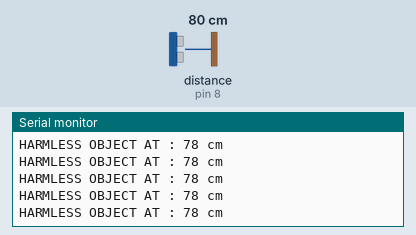
Recording of a sketch running on a simulated Arduino Uno, built with avr-gcc and run on an emulated ATmega328P. On the bench: the last lines printed to the serial monitor. Wiring (inferred from the names in the program): ultrasonic range finder: trigger pin 10; echo pin 8. The test bench sets the inputs (shaded band); at power-on: distance to the obstacle (sensor on pin 8) 80 cm. The echo pulse lasts 58.3 µs per cm.

Above: at 1.2 s.
1.3 s: distance to the obstacle (sensor on pin 8) set to 12 cm
At 2.1 s:
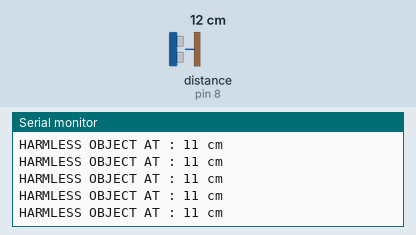
4.3 s: distance to the obstacle (sensor on pin 8) set to 9 cm
At 5.3 s:
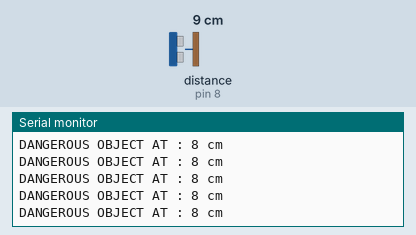
Timing chart, 0 to 7.3 s (numbered marks = the images above; inputs shaded):
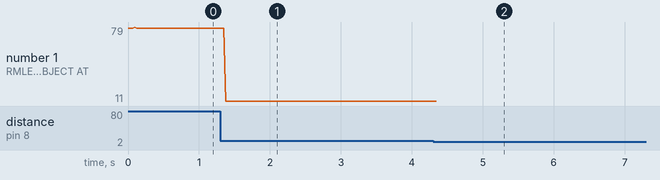

Measured:
- the behaviour switches between 11 and 10 cm on distance to the obstacle (sensor on pin 8) (found by bisection; images 1 and 2)
- after the input at 1.3 s, the serial monitor: prints a new line after 0.08 s (image 1)
- after the input at 4.3 s, the serial monitor: prints a new line after 0.07 s (image 2)
- plotted number 1: 78 → 11 after the input at 1.3 s

The sketch:

hc_sensor.ino
```cpp
/*  HC-S904 Sensor mounted on servo
 *  Add new instructions for second motor
 *  Author: John Glatts
 *  Initial code from https://howtomechatronics.com/tutorials/arduino/ultrasonic-sensor-hc-sr04/
 */
#include <Servo.h>

/* Declare pins */
const int trig_pin = 10;
const int echo_pin = 8;

/* Declare variables */
long duration;
int distance;

/* Setup pins */
void setup() {
    pinMode(trig_pin, OUTPUT);
    pinMode(echo_pin, INPUT);
    Serial.begin(9600);
}


/* Enable the LED and start the servo cycles */
void ledServo() {
    Serial.print("\n");
    Serial.print("DANGEROUS OBJECT AT : ");
    Serial.print(distance);
    Serial.print(" cm");
    Serial.print("\n");
}


/* Serial print for object at safe distance */
void harmless() {
    Serial.print("\n");
    Serial.print("HARMLESS OBJECT AT : ");
    Serial.print(distance);
    Serial.print(" cm");
    Serial.print("\n");
}


/* Determine if object is too close */
void checkDistance(int distance) {
    if (distance < 10) {
        ledServo();
    }
    else {
        harmless();
    }
}


// main body of program
void loop() {
    digitalWrite(trig_pin, LOW); // clear the trig_pin
    delayMicroseconds(2);

    digitalWrite(trig_pin, HIGH); // Set trig_pin on HIGH for 10 micro seconds
    delayMicroseconds(10);
    digitalWrite(trig_pin, LOW);
    duration = pulseIn(echo_pin, HIGH); // Reads the echoPin, returns the sound wave travel time in microseconds

    // Calculate distance
    distance= duration * 0.034/2;

    checkDistance(distance);

}
```
